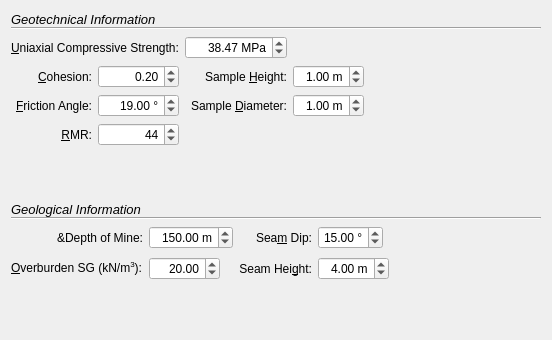
      <widget class="QWidget" name="scrollAreaWidgetContents_2">
       <property name="geometry">
        <rect>
         <x>0</x>
         <y>0</y>
         <width>552</width>
         <height>340</height>
        </rect>
       </property>
       <layout class="QVBoxLayout" name="verticalLayout_11">
        <item>
         <layout class="QVBoxLayout" name="verticalLayout_10">
          <property name="spacing">
           <number>0</number>
          </property>
          <property name="sizeConstraint">
           <enum>QLayout::SetMinimumSize</enum>
          </property>
          <item>
           <widget class="QLabel" name="label_8">
            <property name="sizePolicy">
             <sizepolicy hsizetype="Preferred" vsizetype="Maximum">
              <horstretch>0</horstretch>
              <verstretch>0</verstretch>
             </sizepolicy>
            </property>
            <property name="minimumSize">
             <size>
              <width>378</width>
              <height>16</height>
             </size>
            </property>
            <property name="font">
             <font>
              <pointsize>10</pointsize>
              <weight>50</weight>
              <italic>true</italic>
              <bold>false</bold>
             </font>
            </property>
            <property name="text">
             <string>Geotechnical Information</string>
            </property>
           </widget>
          </item>
          <item>
           <widget class="Line" name="line_4">
            <property name="sizePolicy">
             <sizepolicy hsizetype="MinimumExpanding" vsizetype="Fixed">
              <horstretch>0</horstretch>
              <verstretch>0</verstretch>
             </sizepolicy>
            </property>
            <property name="orientation">
             <enum>Qt::Horizontal</enum>
            </property>
           </widget>
          </item>
         </layout>
        </item>
        <item>
         <layout class="QHBoxLayout" name="horizontalLayout">
          <item>
           <layout class="QGridLayout" name="gridLayout">
            <item row="2" column="4">
             <widget class="QDoubleSpinBox" name="sampleDiameterDoubleSpinBox">
              <property name="alignment">
               <set>Qt::AlignRight|Qt::AlignTrailing|Qt::AlignVCenter</set>
              </property>
              <property name="suffix">
               <string> m</string>
              </property>
              <property name="value">
               <double>1.000000000000000</double>
              </property>
             </widget>
            </item>
            <item row="2" column="3">
             <widget class="QLabel" name="sampleDiameterLabel">
              <property name="text">
               <string>Sample &amp;Diameter:</string>
              </property>
              <property name="alignment">
               <set>Qt::AlignRight|Qt::AlignTrailing|Qt::AlignVCenter</set>
              </property>
              <property name="buddy">
               <cstring>sampleDiameterDoubleSpinBox</cstring>
              </property>
             </widget>
            </item>
            <item row="1" column="0">
             <widget class="QLabel" name="cohesionLabel">
              <property name="text">
               <string>&amp;Cohesion:</string>
              </property>
              <property name="alignment">
               <set>Qt::AlignRight|Qt::AlignTrailing|Qt::AlignVCenter</set>
              </property>
              <property name="buddy">
               <cstring>cohesionDoubleSpinBox</cstring>
              </property>
             </widget>
            </item>
            <item row="2" column="1">
             <widget class="QDoubleSpinBox" name="frictionAngleDoubleSpinBox">
              <property name="alignment">
               <set>Qt::AlignRight|Qt::AlignTrailing|Qt::AlignVCenter</set>
              </property>
              <property name="suffix">
               <string> °</string>
              </property>
              <property name="maximum">
               <double>90.000000000000000</double>
              </property>
              <property name="value">
               <double>19.000000000000000</double>
              </property>
             </widget>
            </item>
            <item row="1" column="1">
             <widget class="QDoubleSpinBox" name="cohesionDoubleSpinBox">
              <property name="alignment">
               <set>Qt::AlignRight|Qt::AlignTrailing|Qt::AlignVCenter</set>
              </property>
              <property name="value">
               <double>0.200000000000000</double>
              </property>
             </widget>
            </item>
            <item row="3" column="0">
             <widget class="QLabel" name="rmrLabel">
              <property name="text">
               <string>&amp;RMR:</string>
              </property>
              <property name="alignment">
               <set>Qt::AlignRight|Qt::AlignTrailing|Qt::AlignVCenter</set>
              </property>
              <property name="buddy">
               <cstring>rmrSpinBox</cstring>
              </property>
             </widget>
            </item>
            <item row="2" column="0">
             <widget class="QLabel" name="frictionAngleLabel">
              <property name="text">
               <string>&amp;Friction Angle:</string>
              </property>
              <property name="alignment">
               <set>Qt::AlignRight|Qt::AlignTrailing|Qt::AlignVCenter</set>
              </property>
              <property name="buddy">
               <cstring>frictionAngleDoubleSpinBox</cstring>
              </property>
             </widget>
            </item>
            <item row="3" column="1">
             <widget class="QSpinBox" name="rmrSpinBox">
              <property name="alignment">
               <set>Qt::AlignRight|Qt::AlignTrailing|Qt::AlignVCenter</set>
              </property>
              <property name="maximum">
               <number>100</number>
              </property>
              <property name="value">
               <number>44</number>
              </property>
             </widget>
            </item>
            <item row="1" column="3">
             <widget class="QLabel" name="sampleHeightLabel">
              <property name="text">
               <string>Sample &amp;Height:</string>
              </property>
              <property name="alignment">
               <set>Qt::AlignRight|Qt::AlignTrailing|Qt::AlignVCenter</set>
              </property>
              <property name="buddy">
               <cstring>sampleHeightDoubleSpinBox</cstring>
              </property>
             </widget>
            </item>
            <item row="1" column="4">
             <widget class="QDoubleSpinBox" name="sampleHeightDoubleSpinBox">
              <property name="alignment">
               <set>Qt::AlignRight|Qt::AlignTrailing|Qt::AlignVCenter</set>
              </property>
              <property name="suffix">
               <string> m</string>
              </property>
              <property name="value">
               <double>1.000000000000000</double>
              </property>
             </widget>
            </item>
            <item row="0" column="0" colspan="2">
             <widget class="QLabel" name="uniaxialCompressiveStrengthLabel">
              <property name="text">
               <string>&amp;Uniaxial Compressive Strength:</string>
              </property>
              <property name="buddy">
               <cstring>uniaxStrengthDoubleSpinBox</cstring>
              </property>
             </widget>
            </item>
            <item row="0" column="2" colspan="2">
             <widget class="QDoubleSpinBox" name="uniaxStrengthDoubleSpinBox">
              <property name="alignment">
               <set>Qt::AlignRight|Qt::AlignTrailing|Qt::AlignVCenter</set>
              </property>
              <property name="suffix">
               <string> MPa</string>
              </property>
              <property name="maximum">
               <double>1000.000000000000000</double>
              </property>
              <property name="value">
               <double>38.469999999999999</double>
              </property>
             </widget>
            </item>
           </layout>
          </item>
          <item>
           <spacer name="horizontalSpacer_4">
            <property name="orientation">
             <enum>Qt::Horizontal</enum>
            </property>
            <property name="sizeHint" stdset="0">
             <size>
              <width>73</width>
              <height>20</height>
             </size>
            </property>
           </spacer>
          </item>
         </layout>
        </item>
        <item>
         <spacer name="verticalSpacer_3">
          <property name="orientation">
           <enum>Qt::Vertical</enum>
          </property>
          <property name="sizeHint" stdset="0">
           <size>
            <width>20</width>
            <height>24</height>
           </size>
          </property>
         </spacer>
        </item>
        <item>
         <layout class="QVBoxLayout" name="verticalLayout_12">
          <item>
           <layout class="QVBoxLayout" name="verticalLayout_9">
            <property name="spacing">
             <number>0</number>
            </property>
            <property name="sizeConstraint">
             <enum>QLayout::SetMinimumSize</enum>
            </property>
            <item>
             <widget class="QLabel" name="label_7">
              <property name="sizePolicy">
               <sizepolicy hsizetype="Preferred" vsizetype="Maximum">
                <horstretch>0</horstretch>
                <verstretch>0</verstretch>
               </sizepolicy>
              </property>
              <property name="minimumSize">
               <size>
                <width>378</width>
                <height>16</height>
               </size>
              </property>
              <property name="font">
               <font>
                <pointsize>10</pointsize>
                <weight>50</weight>
                <italic>true</italic>
                <bold>false</bold>
               </font>
              </property>
              <property name="text">
               <string>Geological Information</string>
              </property>
             </widget>
            </item>
            <item>
             <widget class="Line" name="line_3">
              <property name="sizePolicy">
               <sizepolicy hsizetype="MinimumExpanding" vsizetype="Fixed">
                <horstretch>0</horstretch>
                <verstretch>0</verstretch>
               </sizepolicy>
              </property>
              <property name="orientation">
               <enum>Qt::Horizontal</enum>
              </property>
             </widget>
            </item>
           </layout>
          </item>
          <item>
           <layout class="QHBoxLayout" name="horizontalLayout_6">
            <item>
             <layout class="QFormLayout" name="formLayout_3">
              <property name="fieldGrowthPolicy">
               <enum>QFormLayout::AllNonFixedFieldsGrow</enum>
              </property>
              <property name="labelAlignment">
               <set>Qt::AlignRight|Qt::AlignTrailing|Qt::AlignVCenter</set>
              </property>
              <property name="verticalSpacing">
               <number>8</number>
              </property>
              <item row="0" column="0">
               <widget class="QLabel" name="label_3">
                <property name="text">
                 <string>&amp;&amp;Depth of Mine:</string>
                </property>
                <property name="alignment">
                 <set>Qt::AlignRight|Qt::AlignTrailing|Qt::AlignVCenter</set>
                </property>
                <property name="buddy">
                 <cstring>oreDepthDoubleSpin</cstring>
                </property>
               </widget>
              </item>
              <item row="0" column="1">
               <widget class="QDoubleSpinBox" name="oreDepthDoubleSpin">
                <property name="sizePolicy">
                 <sizepolicy hsizetype="Maximum" vsizetype="Fixed">
                  <horstretch>0</horstretch>
                  <verstretch>0</verstretch>
                 </sizepolicy>
                </property>
                <property name="alignment">
                 <set>Qt::AlignRight|Qt::AlignTrailing|Qt::AlignVCenter</set>
                </property>
                <property name="suffix">
                 <string> m</string>
                </property>
                <property name="maximum">
                 <double>1000.000000000000000</double>
                </property>
                <property name="value">
                 <double>150.000000000000000</double>
                </property>
               </widget>
              </item>
              <item row="1" column="0">
               <widget class="QLabel" name="overburdenDensityLabel">
                <property name="text">
                 <string>&lt;html&gt;&lt;head/&gt;&lt;body&gt;&lt;p&gt;&amp;amp;Overburden SG (kN/m&lt;span style=&quot; vertical-align:super;&quot;&gt;3&lt;/span&gt;):&lt;/p&gt;&lt;/body&gt;&lt;/html&gt;</string>
                </property>
                <property name="buddy">
                 <cstring>overburdenDensityDoubleSpinBox</cstring>
                </property>
               </widget>
              </item>
              <item row="1" column="1">
               <widget class="QDoubleSpinBox" name="overburdenDensityDoubleSpinBox">
                <property name="sizePolicy">
                 <sizepolicy hsizetype="Maximum" vsizetype="Fixed">
                  <horstretch>0</horstretch>
                  <verstretch>0</verstretch>
                 </sizepolicy>
                </property>
                <property name="alignment">
                 <set>Qt::AlignRight|Qt::AlignTrailing|Qt::AlignVCenter</set>
                </property>
                <property name="suffix">
                 <string/>
                </property>
                <property name="maximum">
                 <double>1000.000000000000000</double>
                </property>
                <property name="value">
                 <double>20.000000000000000</double>
                </property>
               </widget>
              </item>
             </layout>
            </item>
            <item>
             <layout class="QFormLayout" name="formLayout_4">
              <property name="fieldGrowthPolicy">
               <enum>QFormLayout::AllNonFixedFieldsGrow</enum>
              </property>
              <property name="labelAlignment">
               <set>Qt::AlignRight|Qt::AlignTrailing|Qt::AlignVCenter</set>
              </property>
              <property name="verticalSpacing">
               <number>8</number>
              </property>
              <item row="0" column="0">
               <widget class="QLabel" name="label_9">
                <property name="text">
                 <string>Sea&amp;m Dip:</string>
                </property>
                <property name="alignment">
                 <set>Qt::AlignRight|Qt::AlignTrailing|Qt::AlignVCenter</set>
                </property>
                <property name="buddy">
                 <cstring>seamDipDoubleSpin</cstring>
                </property>
               </widget>
              </item>
              <item row="0" column="1">
               <widget class="QDoubleSpinBox" name="seamDipDoubleSpin">
                <property name="sizePolicy">
                 <sizepolicy hsizetype="Maximum" vsizetype="Fixed">
                  <horstretch>0</horstretch>
                  <verstretch>0</verstretch>
                 </sizepolicy>
                </property>
                <property name="alignment">
                 <set>Qt::AlignRight|Qt::AlignTrailing|Qt::AlignVCenter</set>
                </property>
                <property name="suffix">
                 <string> °</string>
                </property>
                <property name="maximum">
                 <double>90.000000000000000</double>
                </property>
                <property name="value">
                 <double>15.000000000000000</double>
                </property>
               </widget>
              </item>
              <item row="1" column="0">
               <widget class="QLabel" name="label_10">
                <property name="text">
                 <string>Seam Hei&amp;ght:</string>
                </property>
                <property name="alignment">
                 <set>Qt::AlignRight|Qt::AlignTrailing|Qt::AlignVCenter</set>
                </property>
                <property name="buddy">
                 <cstring>seamHeightDoubleSpin</cstring>
                </property>
               </widget>
              </item>
              <item row="1" column="1">
               <widget class="QDoubleSpinBox" name="seamHeightDoubleSpin">
                <property name="sizePolicy">
                 <sizepolicy hsizetype="Maximum" vsizetype="Fixed">
                  <horstretch>0</horstretch>
                  <verstretch>0</verstretch>
                 </sizepolicy>
                </property>
                <property name="alignment">
                 <set>Qt::AlignRight|Qt::AlignTrailing|Qt::AlignVCenter</set>
                </property>
                <property name="suffix">
                 <string> m</string>
                </property>
                <property name="value">
                 <double>4.000000000000000</double>
                </property>
               </widget>
              </item>
             </layout>
            </item>
            <item>
             <spacer name="horizontalSpacer_6">
              <property name="orientation">
               <enum>Qt::Horizontal</enum>
              </property>
              <property name="sizeHint" stdset="0">
               <size>
                <width>40</width>
                <height>20</height>
               </size>
              </property>
             </spacer>
            </item>
           </layout>
          </item>
         </layout>
        </item>
        <item>
         <spacer name="verticalSpacer_2">
          <property name="orientation">
           <enum>Qt::Vertical</enum>
          </property>
          <property name="sizeHint" stdset="0">
           <size>
            <width>20</width>
            <height>24</height>
           </size>
          </property>
         </spacer>
        </item>
       </layout>
       <zorder>verticalSpacer_2</zorder>
       <zorder>verticalSpacer_3</zorder>
      </widget>
